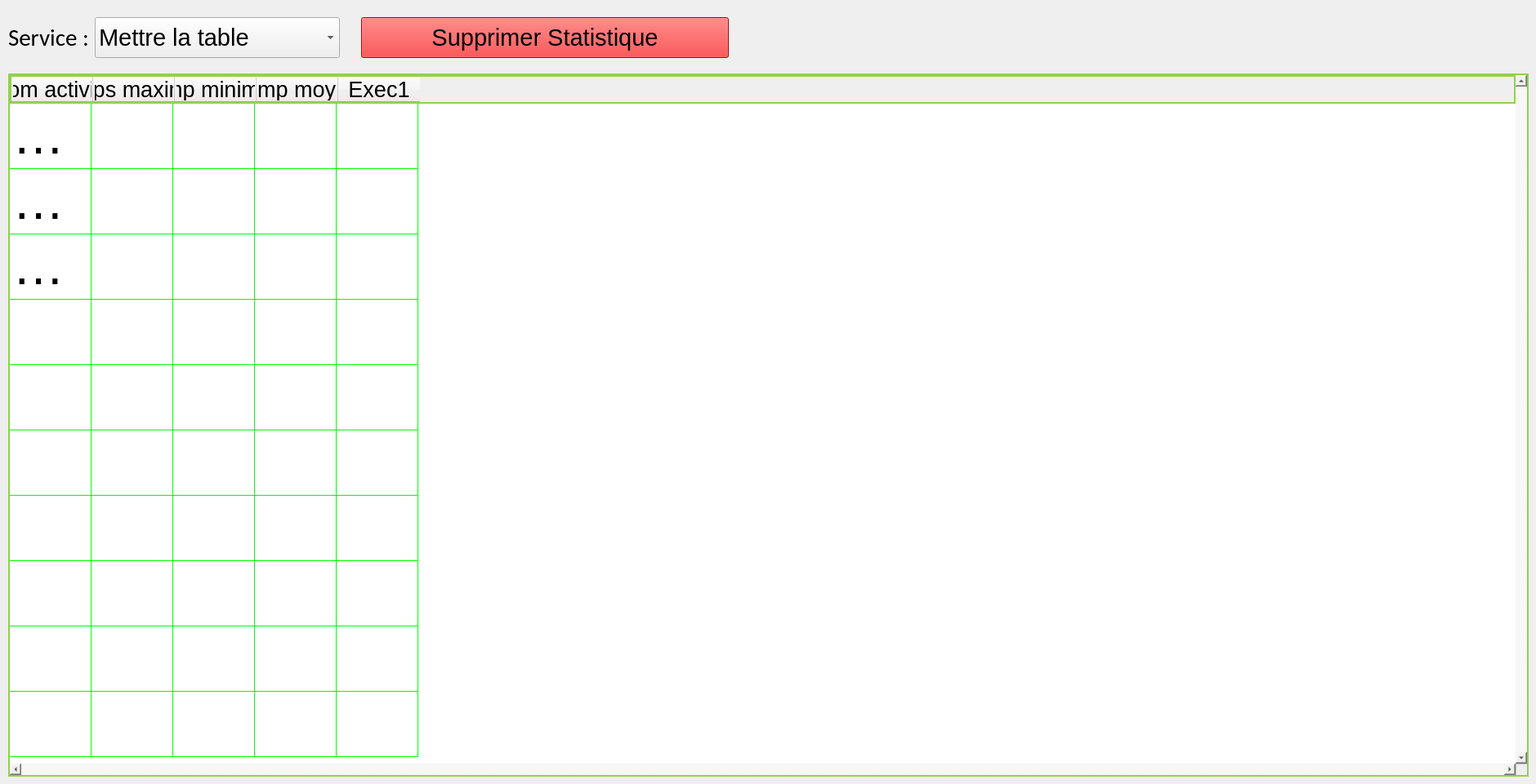
            <widget class="QWidget" name="tabStatistique">
             <attribute name="title">
              <string>Statistique</string>
             </attribute>
             <widget class="QWidget" name="layoutWidget">
              <property name="geometry">
               <rect>
                <x>10</x>
                <y>10</y>
                <width>1861</width>
                <height>72</height>
               </rect>
              </property>
              <layout class="QHBoxLayout" name="horizontalLayout_5">
               <property name="sizeConstraint">
                <enum>QLayout::SetDefaultConstraint</enum>
               </property>
               <item>
                <widget class="QLabel" name="labelStatistique">
                 <property name="minimumSize">
                  <size>
                   <width>100</width>
                   <height>0</height>
                  </size>
                 </property>
                 <property name="maximumSize">
                  <size>
                   <width>250</width>
                   <height>16777215</height>
                  </size>
                 </property>
                 <property name="font">
                  <font>
                   <family>Calibri</family>
                   <pointsize>22</pointsize>
                   <kerning>true</kerning>
                  </font>
                 </property>
                 <property name="text">
                  <string>Service :</string>
                 </property>
                </widget>
               </item>
               <item>
                <widget class="QComboBox" name="comboBoxServicesStatistique">
                 <property name="minimumSize">
                  <size>
                   <width>300</width>
                   <height>50</height>
                  </size>
                 </property>
                 <property name="maximumSize">
                  <size>
                   <width>350</width>
                   <height>16777215</height>
                  </size>
                 </property>
                 <property name="font">
                  <font>
                   <family>Arial</family>
                   <pointsize>22</pointsize>
                   <kerning>true</kerning>
                  </font>
                 </property>
                 <property name="editable">
                  <bool>false</bool>
                 </property>
                 <item>
                  <property name="text">
                   <string>Mettre la table</string>
                  </property>
                 </item>
                </widget>
               </item>
               <item>
                <spacer name="horizontalSpacer_9">
                 <property name="orientation">
                  <enum>Qt::Horizontal</enum>
                 </property>
                 <property name="sizeType">
                  <enum>QSizePolicy::Fixed</enum>
                 </property>
                 <property name="sizeHint" stdset="0">
                  <size>
                   <width>20</width>
                   <height>5</height>
                  </size>
                 </property>
                </spacer>
               </item>
               <item>
                <widget class="QPushButton" name="pushButtonDeleteStatistique">
                 <property name="minimumSize">
                  <size>
                   <width>450</width>
                   <height>50</height>
                  </size>
                 </property>
                 <property name="maximumSize">
                  <size>
                   <width>600</width>
                   <height>16777215</height>
                  </size>
                 </property>
                 <property name="font">
                  <font>
                   <family>Arial</family>
                   <pointsize>22</pointsize>
                   <kerning>true</kerning>
                  </font>
                 </property>
                 <property name="styleSheet">
                  <string notr="true">background-color: rgb(255, 0, 0);</string>
                 </property>
                 <property name="text">
                  <string>Supprimer Statistique</string>
                 </property>
                </widget>
               </item>
               <item>
                <spacer name="horizontalSpacer_10">
                 <property name="orientation">
                  <enum>Qt::Horizontal</enum>
                 </property>
                 <property name="sizeType">
                  <enum>QSizePolicy::MinimumExpanding</enum>
                 </property>
                 <property name="sizeHint" stdset="0">
                  <size>
                   <width>40</width>
                   <height>20</height>
                  </size>
                 </property>
                </spacer>
               </item>
               <item>
                <widget class="QPushButton" name="pushButtonGoToMainWindow_2">
                 <property name="maximumSize">
                  <size>
                   <width>80</width>
                   <height>80</height>
                  </size>
                 </property>
                 <property name="layoutDirection">
                  <enum>Qt::RightToLeft</enum>
                 </property>
                 <property name="text">
                  <string/>
                 </property>
                 <property name="icon">
                  <iconset resource="ressource.qrc">
                   <normaloff>:/images/house.png</normaloff>:/images/house.png</iconset>
                 </property>
                 <property name="iconSize">
                  <size>
                   <width>64</width>
                   <height>64</height>
                  </size>
                 </property>
                 <property name="flat">
                  <bool>true</bool>
                 </property>
                </widget>
               </item>
              </layout>
             </widget>
             <widget class="QWidget" name="verticalLayoutWidget">
              <property name="geometry">
               <rect>
                <x>10</x>
                <y>80</y>
                <width>1861</width>
                <height>871</height>
               </rect>
              </property>
              <layout class="QVBoxLayout" name="verticalLayout_7">
               <item>
                <spacer name="verticalSpacer_8">
                 <property name="orientation">
                  <enum>Qt::Vertical</enum>
                 </property>
                 <property name="sizeType">
                  <enum>QSizePolicy::Fixed</enum>
                 </property>
                 <property name="sizeHint" stdset="0">
                  <size>
                   <width>20</width>
                   <height>10</height>
                  </size>
                 </property>
                </spacer>
               </item>
               <item>
                <widget class="QTableWidget" name="tableWidgetServicesStatistique">
                 <property name="sizePolicy">
                  <sizepolicy hsizetype="Expanding" vsizetype="Expanding">
                   <horstretch>0</horstretch>
                   <verstretch>0</verstretch>
                  </sizepolicy>
                 </property>
                 <property name="minimumSize">
                  <size>
                   <width>0</width>
                   <height>0</height>
                  </size>
                 </property>
                 <property name="maximumSize">
                  <size>
                   <width>16777215</width>
                   <height>1006</height>
                  </size>
                 </property>
                 <property name="font">
                  <font>
                   <family>Arial</family>
                   <pointsize>48</pointsize>
                   <kerning>true</kerning>
                  </font>
                 </property>
                 <property name="styleSheet">
                  <string notr="true">gridline-color: rgb(0, 255, 0); border : 2px solid #92d04f;</string>
                 </property>
                 <property name="verticalScrollBarPolicy">
                  <enum>Qt::ScrollBarAlwaysOn</enum>
                 </property>
                 <property name="horizontalScrollBarPolicy">
                  <enum>Qt::ScrollBarAlwaysOn</enum>
                 </property>
                 <property name="sizeAdjustPolicy">
                  <enum>QAbstractScrollArea::AdjustToContentsOnFirstShow</enum>
                 </property>
                 <property name="autoScroll">
                  <bool>true</bool>
                 </property>
                 <property name="selectionMode">
                  <enum>QAbstractItemView::ExtendedSelection</enum>
                 </property>
                 <property name="showGrid">
                  <bool>true</bool>
                 </property>
                 <property name="gridStyle">
                  <enum>Qt::SolidLine</enum>
                 </property>
                 <property name="wordWrap">
                  <bool>true</bool>
                 </property>
                 <attribute name="verticalHeaderVisible">
                  <bool>false</bool>
                 </attribute>
                 <attribute name="verticalHeaderCascadingSectionResizes">
                  <bool>false</bool>
                 </attribute>
                 <attribute name="verticalHeaderDefaultSectionSize">
                  <number>80</number>
                 </attribute>
                 <row>
                  <property name="text">
                   <string/>
                  </property>
                 </row>
                 <row>
                  <property name="text">
                   <string/>
                  </property>
                 </row>
                 <row>
                  <property name="text">
                   <string/>
                  </property>
                 </row>
                 <row>
                  <property name="text">
                   <string/>
                  </property>
                 </row>
                 <row>
                  <property name="text">
                   <string/>
                  </property>
                 </row>
                 <row>
                  <property name="text">
                   <string/>
                  </property>
                 </row>
                 <row>
                  <property name="text">
                   <string/>
                  </property>
                 </row>
                 <row>
                  <property name="text">
                   <string/>
                  </property>
                 </row>
                 <row>
                  <property name="text">
                   <string/>
                  </property>
                 </row>
                 <row>
                  <property name="text">
                   <string/>
                  </property>
                 </row>
                 <column>
                  <property name="text">
                   <string>Nom activité</string>
                  </property>
                  <property name="font">
                   <font>
                    <pointsize>20</pointsize>
                   </font>
                  </property>
                 </column>
                 <column>
                  <property name="text">
                   <string>Temps maximale</string>
                  </property>
                  <property name="font">
                   <font>
                    <pointsize>20</pointsize>
                   </font>
                  </property>
                 </column>
                 <column>
                  <property name="text">
                   <string>Temp minimum</string>
                  </property>
                  <property name="font">
                   <font>
                    <pointsize>20</pointsize>
                   </font>
                  </property>
                 </column>
                 <column>
                  <property name="text">
                   <string>Temp moyen</string>
                  </property>
                  <property name="font">
                   <font>
                    <pointsize>20</pointsize>
                   </font>
                  </property>
                 </column>
                 <column>
                  <property name="text">
                   <string>Exec1</string>
                  </property>
                  <property name="font">
                   <font>
                    <pointsize>20</pointsize>
                   </font>
                  </property>
                 </column>
                 <item row="0" column="0">
                  <property name="text">
                   <string>Temp total</string>
                  </property>
                 </item>
                 <item row="0" column="2">
                  <property name="text">
                   <string/>
                  </property>
                 </item>
                 <item row="1" column="0">
                  <property name="text">
                   <string>Act 1</string>
                  </property>
                 </item>
                 <item row="1" column="2">
                  <property name="text">
                   <string/>
                  </property>
                 </item>
                 <item row="2" column="0">
                  <property name="text">
                   <string>Act 2</string>
                  </property>
                 </item>
                 <item row="2" column="2">
                  <property name="text">
                   <string/>
                  </property>
                 </item>
                </widget>
               </item>
              </layout>
             </widget>
            </widget>
